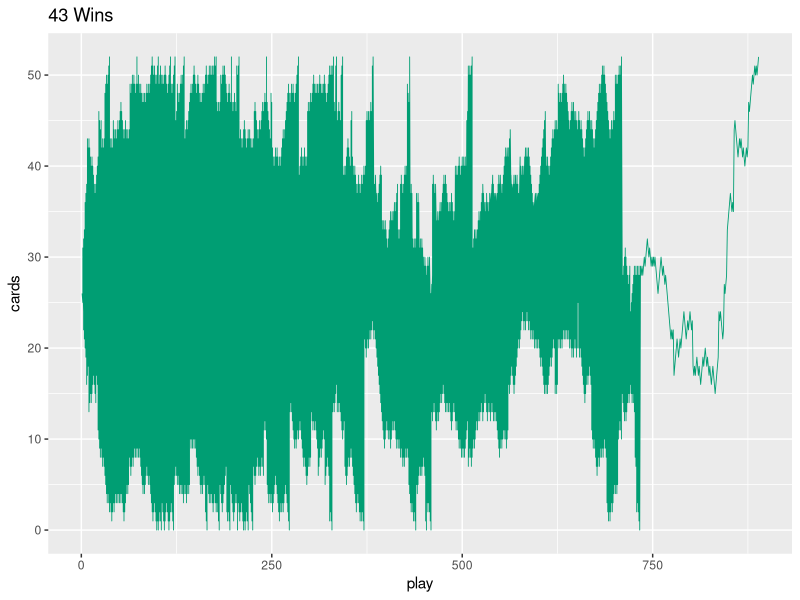
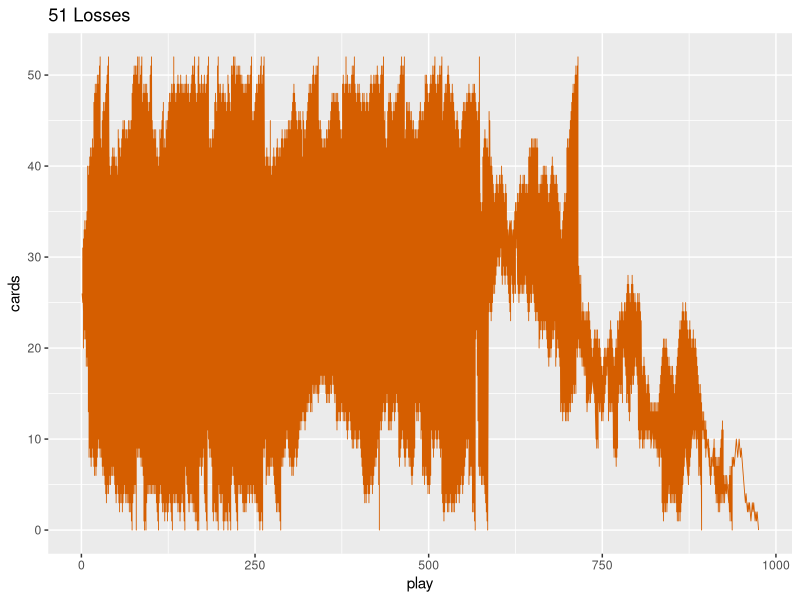
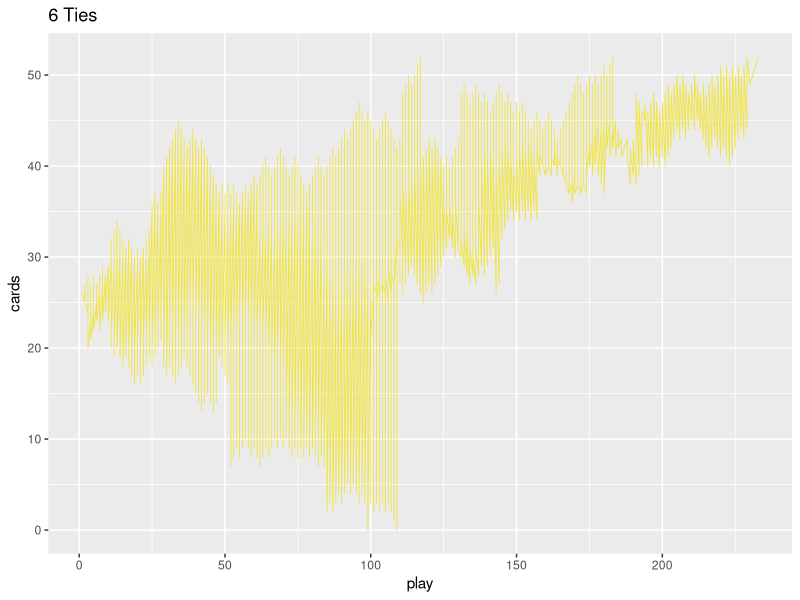

Here is the R script that generated these plots, in order: (Note: this script raises an error after producing the figures.)
library(ggplot2)
#library(gridExtra)
# plot number of cards in hand over the course of games
deck_sizes <- read.csv("deckSizes100random.csv")
games <- read.csv("games100random.csv")
merged = merge(deck_sizes, games, by = 'id')
merged$cards = merged$p1Cards
wins <- merged[merged$result=='W',]
losses <- merged[merged$result=='L',]
ties <- merged[merged$result=='T',]
#ggplot(data=merged, aes(x=play, y=p1Cards, group=result)) + geom_line(aes(color=result))
p1 <- ggplot(data=wins, aes(x=play, y=cards)) + geom_line(color='#009E73', size=0.3) + ggtitle(paste(length(unique(wins[,'id'])), "Wins"))
p2 <- ggplot(data=losses, aes(x=play, y=cards)) + geom_line(color='#D55E00', size=0.3) + ggtitle(paste(length(unique(losses[,'id'])), "Losses"))
p3 <- ggplot(data=ties, aes(x=play, y=cards)) + geom_line(color='#F0E442', size=0.3) + ggtitle(paste(length(unique(ties[,'id'])), "Ties"))
grob <- arrangeGrob(p1, p2, p3, ncol=1)
ggsave('hand_sizes.png', grob, device='png')

# explore the ties as a sequence approaching the limit of 26
ties$epsilon <- abs(ties$p1Cards - 26)
p <- ggplot(data=ties, aes(x=play, y=epsilon)) + geom_line(color='#CC79A7') + ggtitle('In ties, number of cards more or less than 26')
ggsave('tie_convergence.png', p, device='png')
